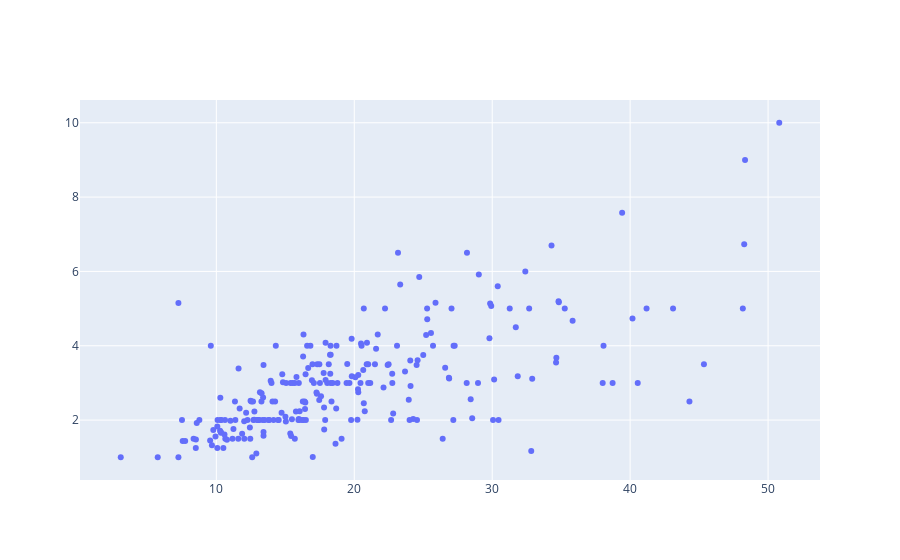

The code cell stored with this chart in its notebook:
### Code cell
fig = go.Figure()
fig.add_trace(go.Scatter(x = tips.total_bill, y = tips.tip, mode = 'markers'))
fig.show()

### Figure 1 — Plotly figure (JSON) as saved in the notebook; plotly's stock layout.template omitted (floating-point values rounded to 4 significant figures; data arrays with more than 128 entries replaced by an {"elided": "..."} marker saying what was removed)
{"data": [{"mode": "markers", "type": "scatter", "x": {"elided": "244 float values"}, "y": {"elided": "244 float values"}}], "layout": {"autosize": true, "xaxis": {"autorange": true, "range": [-0.3101, 54.19], "type": "linear"}, "yaxis": {"autorange": true, "range": [0.2573, 10.74], "type": "linear"}}}
